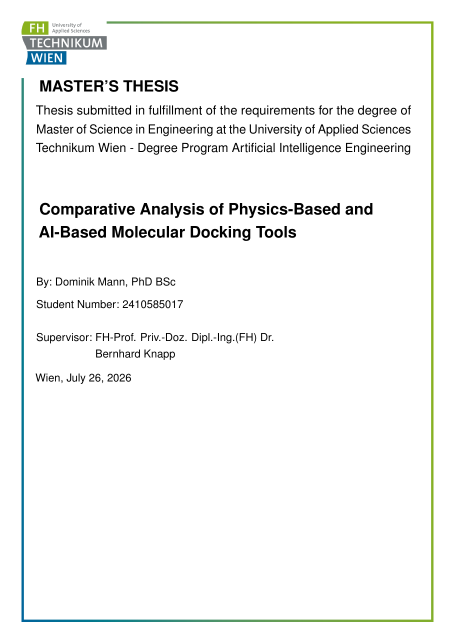
#> input picture thesis_latex/tmp/pdf_final/pages/page-001.png, 910 x 1287 px (shown at 1/2 size); its folder holds 4 pictures in this run
$ python make_contact_sheets.py
#> lines starting #> are read from the running program, lines starting #| are printed output that depends on the picture
from pathlib import Path

from PIL import Image, ImageDraw, ImageFont


ROOT = Path(__file__).resolve().parent
PAGES = ROOT / "tmp" / "pdf_final" / "pages"
SHEETS = ROOT / "tmp" / "pdf_final" / "contact_sheets"


def main() -> None:
    SHEETS.mkdir(parents=True, exist_ok=True)
    pages = sorted(PAGES.glob("page-*.png"))
    if not pages:
        raise RuntimeError("No rendered PDF pages found")

    font = ImageFont.load_default()
    for offset in range(0, len(pages), 4):
        batch = pages[offset : offset + 4]
        opened = [Image.open(path).convert("RGB") for path in batch]
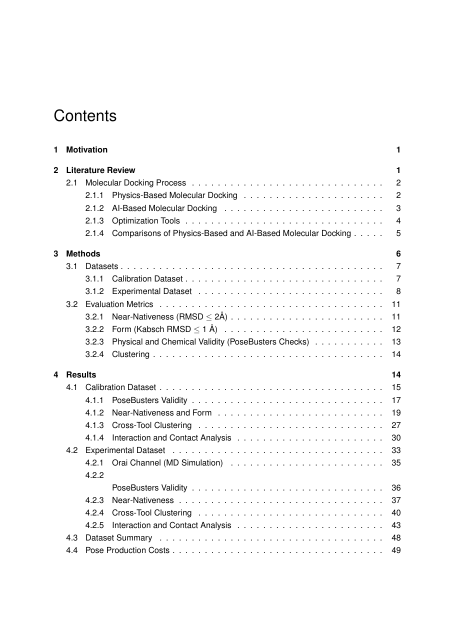
#> input picture thesis_latex/tmp/pdf_final/pages/page-003.png, 910 x 1287 px (shown at 1/2 size)
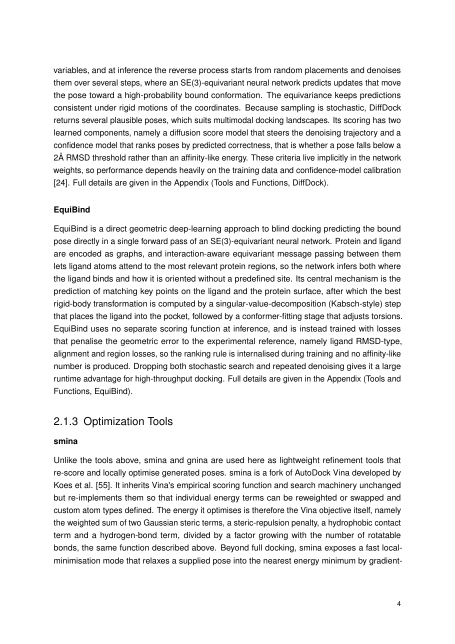
#> input picture thesis_latex/tmp/pdf_final/pages/page-009.png, 910 x 1287 px (shown at 1/2 size)
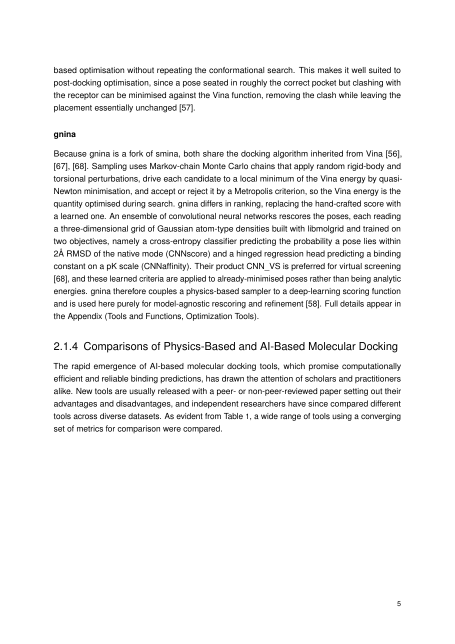
#> input picture thesis_latex/tmp/pdf_final/pages/page-010.png, 910 x 1287 px (shown at 1/2 size)
#> opened = 4 items
        thumb_width = 720
        thumbnails = []
        for page in opened:
            ratio = thumb_width / page.width
            thumbnails.append(
                page.resize(
                    (thumb_width, round(page.height * ratio)),
                    Image.Resampling.LANCZOS,
                )
            )
#> this loop made 4 passes
#> after the loop, thumbnails = 4 items
        cell_height = max(image.height for image in thumbnails) + 28
#> cell_height = 1046
        sheet = Image.new("RGB", (thumb_width * 2, cell_height * 2), "white")
#> sheet: PIL image 1440x2092 RGB; every value is 255
        draw = ImageDraw.Draw(sheet)
        for index, (image, source) in enumerate(zip(thumbnails, batch)):
            x = (index % 2) * thumb_width
            y = (index // 2) * cell_height
            page_number = int(source.stem.split("-")[-1])
            draw.text((8 + x, 6 + y), f"PDF page {page_number}", fill="black", font=font)
            sheet.paste(image, (x, y + 24))
#> this loop made 4 passes
#> (x, y, page_number) on passes 1 to 4: (0, 0, 1), (720, 0, 3), (0, 1046, 9), (720, 1046, 10)
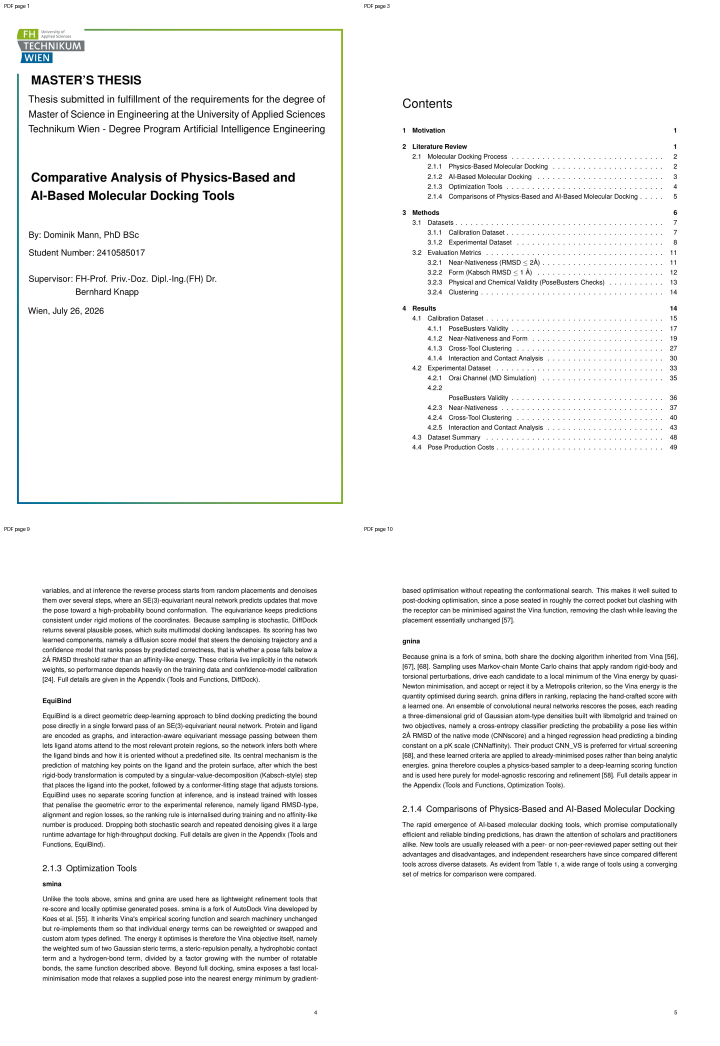
#> sheet: PIL image 1440x2092 RGB (shown at 1/2 size); mean R, G, B 243.4, 243.7, 243.4
        first = offset + 1
        last = offset + len(batch)
        sheet.save(SHEETS / f"pages-{first:03d}-{last:03d}.png")

    print(f"Pages: {len(pages)}")
    print(f"Contact sheets: {(len(pages) + 3) // 4}")


if __name__ == "__main__":
    main()
